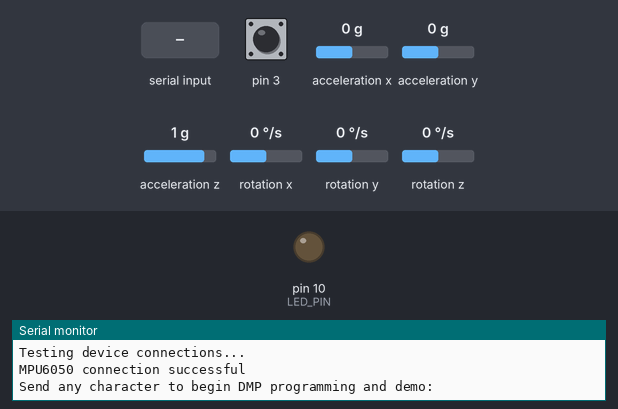
This sketch was run on a simulated Arduino Leonardo, built with avr-gcc and run on an emulated ATmega32U4. On the bench: output pins drawn as LEDs (lit = HIGH), the last lines printed to the serial monitor. Dashed ring = blinking. The test bench sets the inputs (shaded band); at power-on: acceleration x 0 g, acceleration y 0 g, acceleration z 1 g, rotation z 0 °/s, pin 3 HIGH, rotation x 0 °/s, rotation y 0 °/s. The sensor or clock chip raises its interrupt line as the real part does.

Above: at 0.8 s.
0.9 s: "1\n" received over Serial
At 1.9 s:
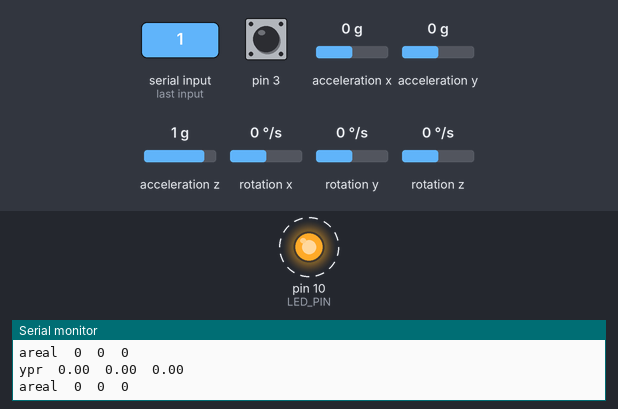
3.9 s: acceleration x set to -1.4 g
5.4 s: acceleration y set to -1.4 g
8.4 s: acceleration z set to -1.4 g
11.4 s: rotation z set to -192 °/s
14.4 s: pin 3 pulled LOW for 3.2 s
Timing chart, 0 to 20.1 s (numbered marks = the images above; inputs shaded):
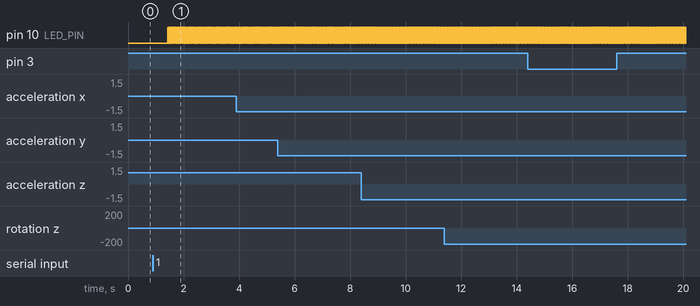

Measured:
- after the input at 0.9 s, pin 10 (LED_PIN): alternates HIGH for 0.01 s and LOW for 0.01 s, starting after 0.53 s

The sketch:

MPU6050_DMP6.ino
```cpp
// I2C device class (I2Cdev) demonstration Arduino sketch for MPU6050 class using DMP (MotionApps v2.0)
// 6/21/2012 by Jeff Rowberg <jeff@rowberg.net>
// Updates should (hopefully) always be available at https://github.com/jrowberg/i2cdevlib
//
// Changelog:
//      2013-05-08 - added seamless Fastwire support
//                 - added note about gyro calibration
//      2012-06-21 - added note about Arduino 1.0.1 + Leonardo compatibility error
//      2012-06-20 - improved FIFO overflow handling and simplified read process
//      2012-06-19 - completely rearranged DMP initialization code and simplification
//      2012-06-13 - pull gyro and accel data from FIFO packet instead of reading directly
//      2012-06-09 - fix broken FIFO read sequence and change interrupt detection to RISING
//      2012-06-05 - add gravity-compensated initial reference frame acceleration output
//                 - add 3D math helper file to DMP6 example sketch
//                 - add Euler output and Yaw/Pitch/Roll output formats
//      2012-06-04 - remove accel offset clearing for better results (thanks Sungon Lee)
//      2012-06-01 - fixed gyro sensitivity to be 2000 deg/sec instead of 250
//      2012-05-30 - basic DMP initialization working

/* ============================================
I2Cdev device library code is placed under the MIT license
Copyright (c) 2012 Jeff Rowberg

Permission is hereby granted, free of charge, to any person obtaining a copy
of this software and associated documentation files (the "Software"), to deal
in the Software without restriction, including without limitation the rights
to use, copy, modify, merge, publish, distribute, sublicense, and/or sell
copies of the Software, and to permit persons to whom the Software is
furnished to do so, subject to the following conditions:

The above copyright notice and this permission notice shall be included in
all copies or substantial portions of the Software.

THE SOFTWARE IS PROVIDED "AS IS", WITHOUT WARRANTY OF ANY KIND, EXPRESS OR
IMPLIED, INCLUDING BUT NOT LIMITED TO THE WARRANTIES OF MERCHANTABILITY,
FITNESS FOR A PARTICULAR PURPOSE AND NONINFRINGEMENT. IN NO EVENT SHALL THE
AUTHORS OR COPYRIGHT HOLDERS BE LIABLE FOR ANY CLAIM, DAMAGES OR OTHER
LIABILITY, WHETHER IN AN ACTION OF CONTRACT, TORT OR OTHERWISE, ARISING FROM,
OUT OF OR IN CONNECTION WITH THE SOFTWARE OR THE USE OR OTHER DEALINGS IN
THE SOFTWARE.
===============================================
*/

// I2Cdev and MPU6050 must be installed as libraries, or else the .cpp/.h files
// for both classes must be in the include path of your project
#include "I2Cdev.h"

#include "MPU6050_6Axis_MotionApps20.h"
//#include "MPU6050.h" // not necessary if using MotionApps include file

// Arduino Wire library is required if I2Cdev I2CDEV_ARDUINO_WIRE implementation
// is used in I2Cdev.h
#if I2CDEV_IMPLEMENTATION == I2CDEV_ARDUINO_WIRE
    #include "Wire.h"
#endif

// class default I2C address is 0x68
// specific I2C addresses may be passed as a parameter here
// AD0 low = 0x68 (default for SparkFun breakout and InvenSense evaluation board)
// AD0 high = 0x69
MPU6050 mpu;
//MPU6050 mpu(0x69); // <-- use for AD0 high

/* =========================================================================
   NOTE: In addition to connection 3.3v, GND, SDA, and SCL, this sketch
   depends on the MPU-6050's INT pin being connected to the Arduino's
   external interrupt #0 pin. On the Arduino Uno and Mega 2560, this is
   digital I/O pin 2.
 * ========================================================================= */

/* =========================================================================
   NOTE: Arduino v1.0.1 with the Leonardo board generates a compile error
   when using Serial.write(buf, len). The Teapot output uses this method.
   The solution requires a modification to the Arduino USBAPI.h file, which
   is fortunately simple, but annoying. This will be fixed in the next IDE
   release. For more info, see these links:

   http://arduino.cc/forum/index.php/topic,109987.0.html
   http://code.google.com/p/arduino/issues/detail?id=958
 * ========================================================================= */


// uncomment "OUTPUT_READABLE_QUATERNION" if you want to see the actual
// quaternion components in a [w, x, y, z] format (not best for parsing
// on a remote host such as Processing or something though)
//#define OUTPUT_READABLE_QUATERNION

// uncomment "OUTPUT_READABLE_EULER" if you want to see Euler angles
// (in degrees) calculated from the quaternions coming from the FIFO.
// Note that Euler angles suffer from gimbal lock (for more info, see
// http://en.wikipedia.org/wiki/Gimbal_lock)
//#define OUTPUT_READABLE_EULER

// uncomment "OUTPUT_READABLE_YAWPITCHROLL" if you want to see the yaw/
// pitch/roll angles (in degrees) calculated from the quaternions coming
// from the FIFO. Note this also requires gravity vector calculations.
// Also note that yaw/pitch/roll angles suffer from gimbal lock (for
// more info, see: http://en.wikipedia.org/wiki/Gimbal_lock)
#define OUTPUT_READABLE_YAWPITCHROLL

// uncomment "OUTPUT_READABLE_REALACCEL" if you want to see acceleration
// components with gravity removed. This acceleration reference frame is
// not compensated for orientation, so +X is always +X according to the
// sensor, just without the effects of gravity. If you want acceleration
// compensated for orientation, us OUTPUT_READABLE_WORLDACCEL instead.
#define OUTPUT_READABLE_REALACCEL

// uncomment "OUTPUT_READABLE_WORLDACCEL" if you want to see acceleration
// components with gravity removed and adjusted for the world frame of
// reference (yaw is relative to initial orientation, since no magnetometer
// is present in this case). Could be quite handy in some cases.
//#define OUTPUT_READABLE_WORLDACCEL

// uncomment "OUTPUT_TEAPOT" if you want output that matches the
// format used for the InvenSense teapot demo
//#define OUTPUT_TEAPOT


#define LED_PIN 10 // (Arduino is 13, Teensy is 11, Teensy++ is 6)
bool blinkState = false;

// MPU control/status vars
bool dmpReady = false;  // set true if DMP init was successful
uint8_t mpuIntStatus;   // holds actual interrupt status byte from MPU
uint8_t devStatus;      // return status after each device operation (0 = success, !0 = error)
uint16_t packetSize;    // expected DMP packet size (default is 42 bytes)
uint16_t fifoCount;     // count of all bytes currently in FIFO
uint8_t fifoBuffer[64]; // FIFO storage buffer

// orientation/motion vars
Quaternion q;           // [w, x, y, z]         quaternion container
VectorInt16 aa;         // [x, y, z]            accel sensor measurements
VectorInt16 aaReal;     // [x, y, z]            gravity-free accel sensor measurements
VectorInt16 aaWorld;    // [x, y, z]            world-frame accel sensor measurements
VectorFloat gravity;    // [x, y, z]            gravity vector
float euler[3];         // [psi, theta, phi]    Euler angle container
float ypr[3];           // [yaw, pitch, roll]   yaw/pitch/roll container and gravity vector

// packet structure for InvenSense teapot demo
uint8_t teapotPacket[14] = { '$', 0x02, 0,0, 0,0, 0,0, 0,0, 0x00, 0x00, '\r', '\n' };


// ================================================================
// ===               INTERRUPT DETECTION ROUTINE                ===
// ================================================================

volatile bool mpuInterrupt = false;     // indicates whether MPU interrupt pin has gone high
void dmpDataReady() {
    mpuInterrupt = true;
}


// ================================================================
// ===                      INITIAL SETUP                       ===
// ================================================================

void setup() {
    // join I2C bus (I2Cdev library doesn't do this automatically)
    #if I2CDEV_IMPLEMENTATION == I2CDEV_ARDUINO_WIRE
        Wire.begin();
        TWBR = 24; // 400kHz I2C clock (200kHz if CPU is 8MHz)
    #elif I2CDEV_IMPLEMENTATION == I2CDEV_BUILTIN_FASTWIRE
        Fastwire::setup(400, true);
    #endif

    // initialize serial communication
    // (115200 chosen because it is required for Teapot Demo output, but it's
    // really up to you depending on your project)
    Serial.begin(9600);
    while (!Serial); // wait for Leonardo enumeration, others continue immediately

    // NOTE: 8MHz or slower host processors, like the Teensy @ 3.3v or Ardunio
    // Pro Mini running at 3.3v, cannot handle this baud rate reliably due to
    // the baud timing being too misaligned with processor ticks. You must use
    // 38400 or slower in these cases, or use some kind of external separate
    // crystal solution for the UART timer.

    // initialize device
    Serial.println(F("Initializing I2C devices..."));
    mpu.initialize();

    // verify connection
    Serial.println(F("Testing device connections..."));
    Serial.println(mpu.testConnection() ? F("MPU6050 connection successful") : F("MPU6050 connection failed"));

    // wait for ready
    Serial.println(F("\nSend any character to begin DMP programming and demo: "));
    while (Serial.available() && Serial.read()); // empty buffer
    while (!Serial.available());                 // wait for data
    while (Serial.available() && Serial.read()); // empty buffer again

    // load and configure the DMP
    Serial.println(F("Initializing DMP..."));
    devStatus = mpu.dmpInitialize();
//-2523	396	1266	-11	-8	13
    mpu.setXAccelOffset(-2523);
    mpu.setYAccelOffset(396);
    mpu.setZAccelOffset(1266);
    mpu.setXGyroOffset(-11);
    mpu.setYGyroOffset(-8);
    mpu.setZGyroOffset(13);


    // make sure it worked (returns 0 if so)
    if (devStatus == 0) {
        // turn on the DMP, now that it's ready
        Serial.println(F("Enabling DMP..."));
        mpu.setDMPEnabled(true);

        // enable Arduino interrupt detection
        Serial.println(F("Enabling interrupt detection (Arduino external interrupt 0)..."));
        attachInterrupt(0, dmpDataReady, RISING);
        mpuIntStatus = mpu.getIntStatus();

        // set our DMP Ready flag so the main loop() function knows it's okay to use it
        Serial.println(F("DMP ready! Waiting for first interrupt..."));
        dmpReady = true;

        // get expected DMP packet size for later comparison
        packetSize = mpu.dmpGetFIFOPacketSize();
    } else {
        // ERROR!
        // 1 = initial memory load failed
        // 2 = DMP configuration updates failed
        // (if it's going to break, usually the code will be 1)
        Serial.print(F("DMP Initialization failed (code "));
        Serial.print(devStatus);
        Serial.println(F(")"));
    }

    // configure LED for output
    pinMode(LED_PIN, OUTPUT);
}


// ================================================================
// ===                    MAIN PROGRAM LOOP                     ===
// ================================================================

void loop() {
    // if programming failed, don't try to do anything
    if (!dmpReady) return;

    // wait for MPU interrupt or extra packet(s) available
    while (!mpuInterrupt && fifoCount < packetSize) {
        // other program behavior stuff here
        // .
        // .
        // .
        // if you are really paranoid you can frequently test in between other
        // stuff to see if mpuInterrupt is true, and if so, "break;" from the
        // while() loop to immediately process the MPU data
        // .
        // .
        // .
    }

    // reset interrupt flag and get INT_STATUS byte
    mpuInterrupt = false;
    mpuIntStatus = mpu.getIntStatus();

    // get current FIFO count
    fifoCount = mpu.getFIFOCount();

    // check for overflow (this should never happen unless our code is too inefficient)
    if ((mpuIntStatus & 0x10) || fifoCount == 1024) {
        // reset so we can continue cleanly
        mpu.resetFIFO();
        Serial.println(F("FIFO overflow!"));

    // otherwise, check for DMP data ready interrupt (this should happen frequently)
    } else if (mpuIntStatus & 0x02) {
        // wait for correct available data length, should be a VERY short wait
        while (fifoCount < packetSize) fifoCount = mpu.getFIFOCount();

        // read a packet from FIFO
        mpu.getFIFOBytes(fifoBuffer, packetSize);

        // track FIFO count here in case there is > 1 packet available
        // (this lets us immediately read more without waiting for an interrupt)
        fifoCount -= packetSize;

        #ifdef OUTPUT_READABLE_QUATERNION
            // display quaternion values in easy matrix form: w x y z
            mpu.dmpGetQuaternion(&q, fifoBuffer);
            Serial.print("quat\t");
            Serial.print(q.w);
            Serial.print("\t");
            Serial.print(q.x);
            Serial.print("\t");
            Serial.print(q.y);
            Serial.print("\t");
            Serial.println(q.z);
        #endif

        #ifdef OUTPUT_READABLE_EULER
            // display Euler angles in degrees
            mpu.dmpGetQuaternion(&q, fifoBuffer);
            mpu.dmpGetEuler(euler, &q);
            Serial.print("euler\t");
            Serial.print(euler[0] * 180/M_PI);
            Serial.print("\t");
            Serial.print(euler[1] * 180/M_PI);
            Serial.print("\t");
            Serial.println(euler[2] * 180/M_PI);
        #endif

        #ifdef OUTPUT_READABLE_YAWPITCHROLL
            // display Euler angles in degrees
            mpu.dmpGetQuaternion(&q, fifoBuffer);
            mpu.dmpGetGravity(&gravity, &q);
            mpu.dmpGetYawPitchRoll(ypr, &q, &gravity);
            Serial.print("ypr\t");
            Serial.print(ypr[0] * 180/M_PI);
            Serial.print("\t");
            Serial.print(ypr[1] * 180/M_PI);
            Serial.print("\t");
            Serial.println(ypr[2] * 180/M_PI);
        #endif

        #ifdef OUTPUT_READABLE_REALACCEL
            // display real acceleration, adjusted to remove gravity
            mpu.dmpGetQuaternion(&q, fifoBuffer);
            mpu.dmpGetAccel(&aa, fifoBuffer);
            mpu.dmpGetGravity(&gravity, &q);
            mpu.dmpGetLinearAccel(&aaReal, &aa, &gravity);
            Serial.print("areal\t");
            Serial.print(aaReal.x);
            Serial.print("\t");
            Serial.print(aaReal.y);
            Serial.print("\t");
            Serial.println(aaReal.z);
        #endif

        #ifdef OUTPUT_READABLE_WORLDACCEL
            // display initial world-frame acceleration, adjusted to remove gravity
            // and rotated based on known orientation from quaternion
            mpu.dmpGetQuaternion(&q, fifoBuffer);
            mpu.dmpGetAccel(&aa, fifoBuffer);
            mpu.dmpGetGravity(&gravity, &q);
            mpu.dmpGetLinearAccel(&aaReal, &aa, &gravity);
            mpu.dmpGetLinearAccelInWorld(&aaWorld, &aaReal, &q);
            Serial.print("aworld\t");
            Serial.print(aaWorld.x);
            Serial.print("\t");
            Serial.print(aaWorld.y);
            Serial.print("\t");
            Serial.println(aaWorld.z);
        #endif

        #ifdef OUTPUT_TEAPOT
            // display quaternion values in InvenSense Teapot demo format:
            teapotPacket[2] = fifoBuffer[0];
            teapotPacket[3] = fifoBuffer[1];
            teapotPacket[4] = fifoBuffer[4];
            teapotPacket[5] = fifoBuffer[5];
            teapotPacket[6] = fifoBuffer[8];
            teapotPacket[7] = fifoBuffer[9];
            teapotPacket[8] = fifoBuffer[12];
            teapotPacket[9] = fifoBuffer[13];
            Serial.write(teapotPacket, 14);
            teapotPacket[11]++; // packetCount, loops at 0xFF on purpose
        #endif

        // blink LED to indicate activity
        blinkState = !blinkState;
        digitalWrite(LED_PIN, blinkState);
    }
}
```
